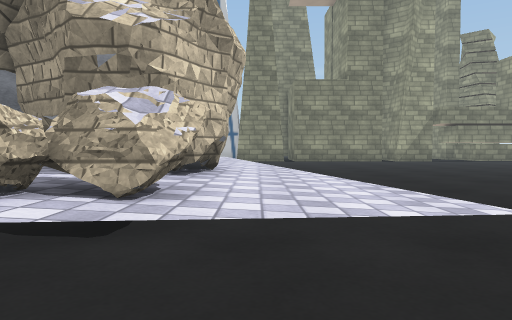
[1] (above)

24 first-person views from a walk through a 3-D level made in the Unity game engine. The camera is 0.72 m above the floor, tilts 2° down and sees 70° across. The floor is counted in squares, 1 m on a side. Each view is taken from the middle of a square. On the plan, view 1 faces up. The plan holds only what a view shows up to about 11 squares ahead; the rest is blank. The place goes on beyond the plan. Some surface patterns are stand-ins.

[2]
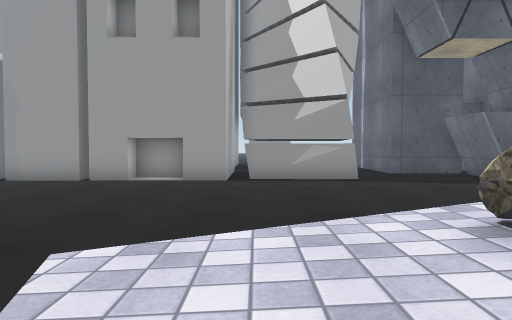

[3]
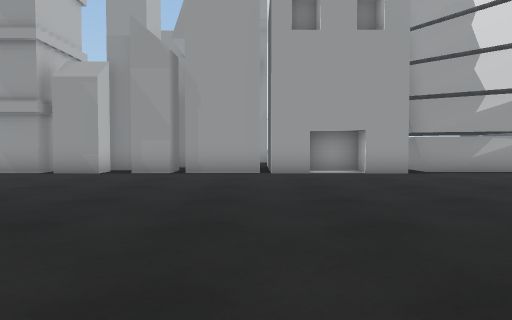

[4]
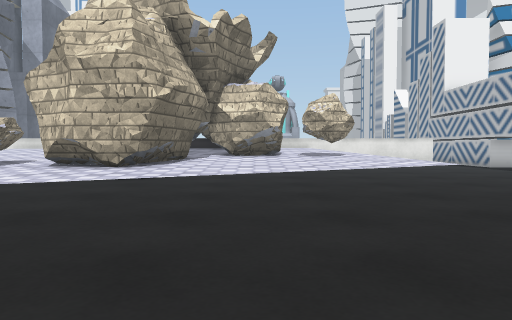

[5]
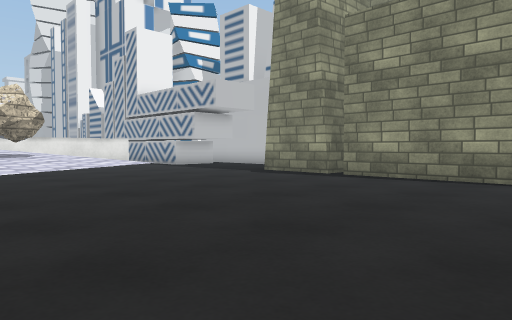

[6]
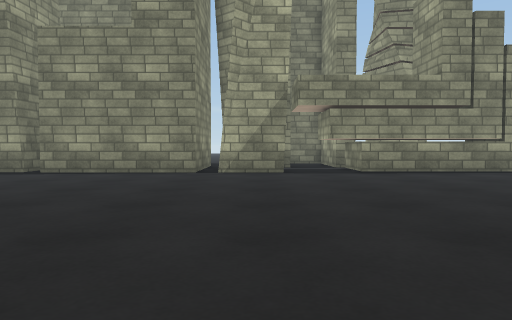

[7]
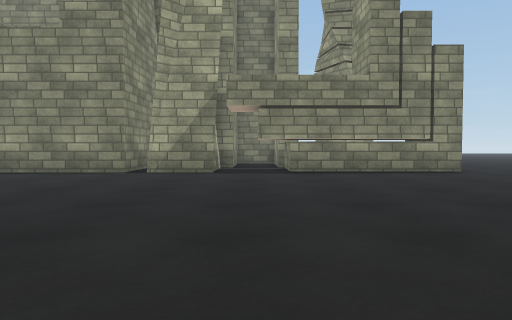

[8]
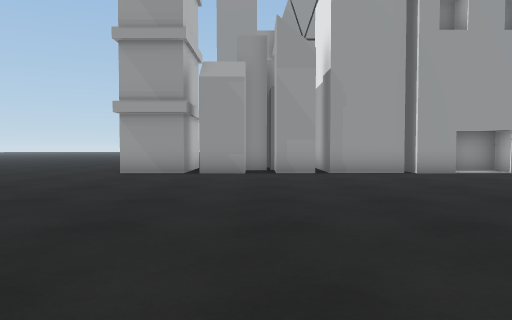

[9]
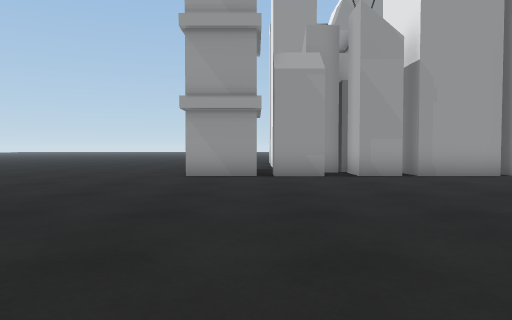

[10]
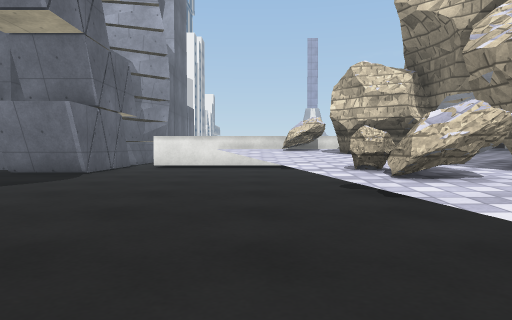

[11]
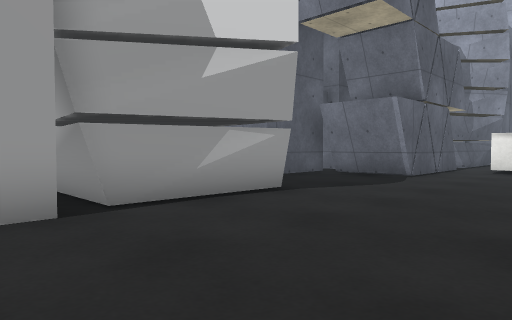

[12]
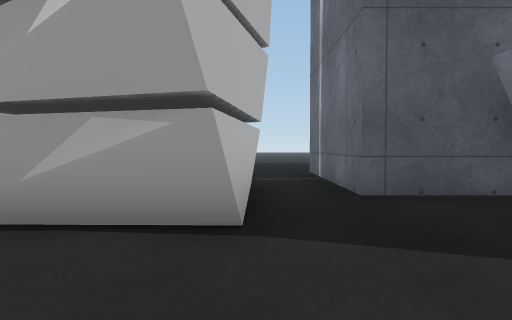

[13]
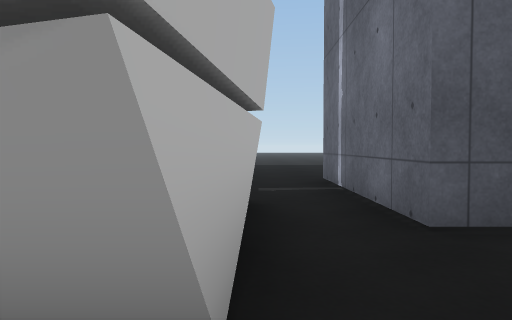

[14]
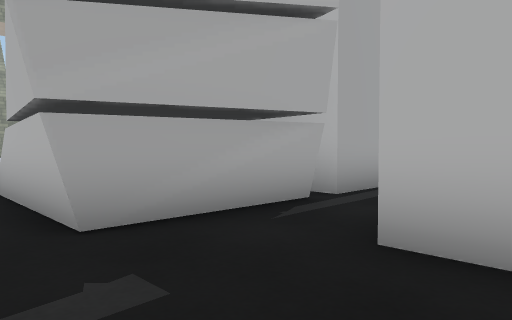

[15]
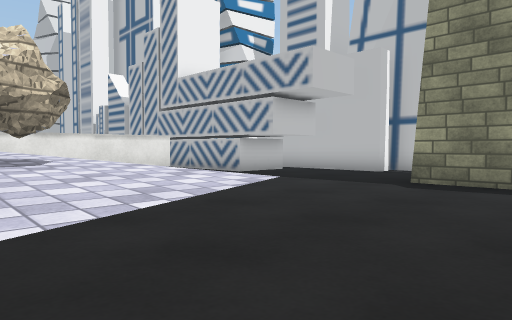

[16]
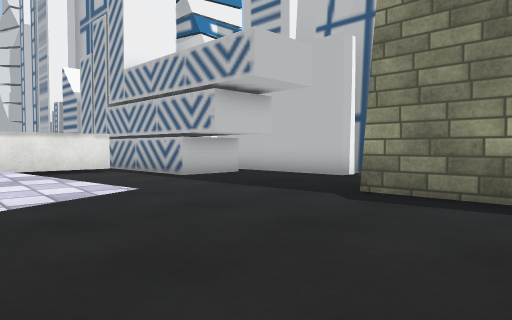

[17]
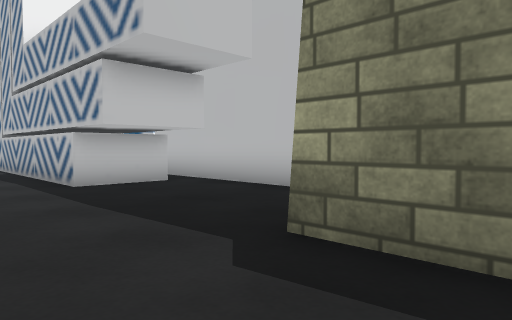

[18]
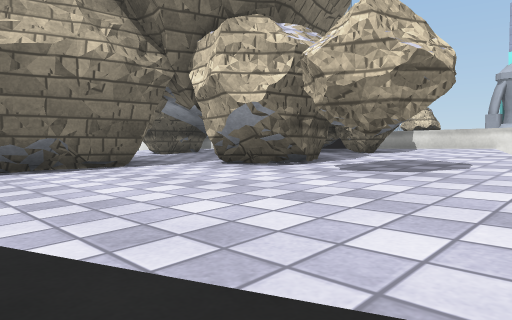

[19]
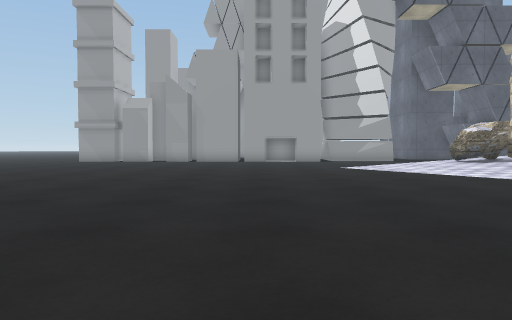

[20]
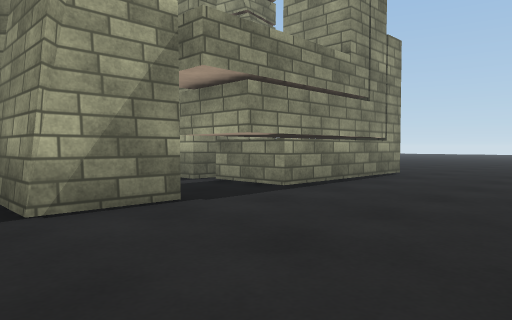

[21]
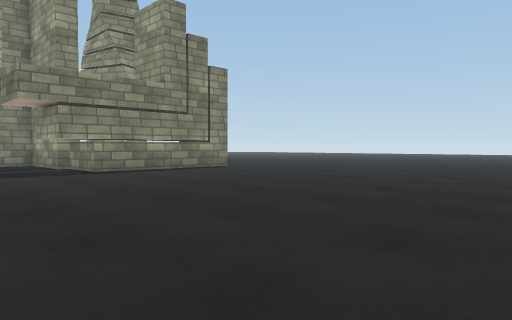

[22]
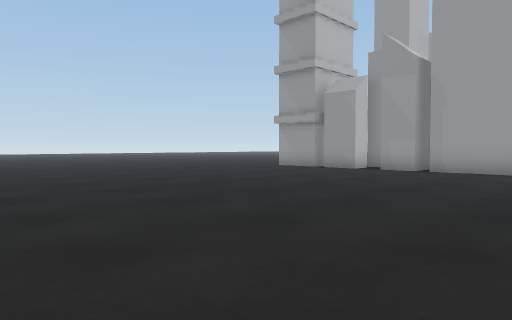

[23]
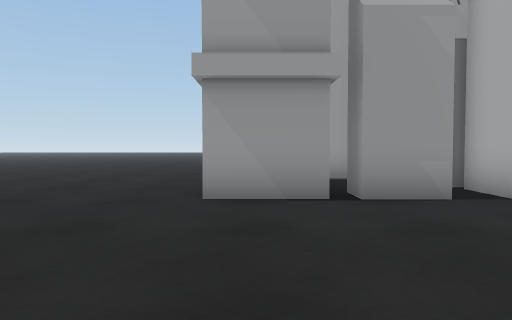

[24]
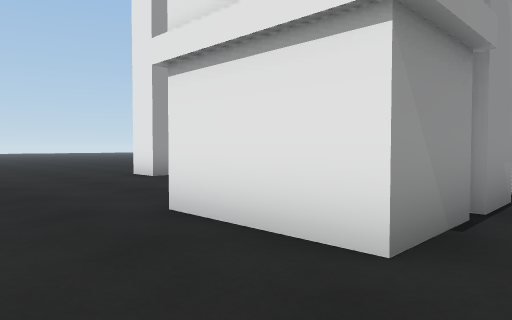

### Floor plan
Key: @ floor where view 1 was taken; # wall or solid block; x gap in a wall; . main floor; : floor 0.15 m higher than the main floor; + floor 0.2 m higher than the main floor; * floor 0.25 m higher than the main floor; % floor 0.3 m higher than the main floor; & floor 0.35 m higher than the main floor; $ floor 0.4 m higher than the main floor; / step, stairs or slope; = window, fence, low wall or low ledge; ^ raised ledge.
Columns run from 12 left of view 1 to 16 right of it. Each row starts with its distance up from view 1.
 22          #               ##
 21       ####.            #
 20       #....        #  ##   #
 19 #######....#############   ##
 18  ..................##.######.
 17    ^    .....................
 16    ^    .....................
 15    ^    .....................
 14    ^    .=&=.................
 13    ^   ##$&%.................
 12    ^   ##$&%.................
 11    ^^#^##$&%=................
 10    ###^##$&%*................
  9    ^##  #$&%*...............
  8    ^    ####*=.........
  7         ####*+.........
  6         ####*+...........
  5      ### ###*+/..............
  4      ###^ ##*+:..............
  3      ##^^###*//..............
  2      ## ^===................
  1      ## ....................
  0         ....@................
 -1         .....................
 -2    ^    .....................
 -3    ..........................
 -4    ####...###.##.#####.###...
 -5      ##...# ^x##### ##.###...
 -6      ####.#  ^#      ### #...
 -7      #  #.#^  #        . ....
 -8         #.###x#        # ....
 -9         #.....          .....
-10         #...#           .....
-11         #...#          #....

Where each view was taken, in squares from view 1:
view 1: 0 up, 0 right, facing up
view 2: 6 up, 1 right, facing down
view 3: 6 up, 6 right, facing down
view 4: 10 up, 7 right, facing left
view 5: 10 up, 7 right, facing up-left
view 6: 8 up, 8 right, facing up
view 7: 8 up, 10 right, facing up
view 8: 6 up, 10 right, facing down
view 9: 5 up, 12 right, facing down
view 10: 1 up, 4 right, facing left
view 11: 0 up, 3 right, facing down-left
view 12: 1 down, 2 left, facing down
view 13: 3 down, 2 left, facing down
view 14: 11 down, 3 left, facing up-right
view 15: 11 up, 2 right, facing up-left
view 16: 13 up, 2 right, facing up-left
view 17: 16 up, 1 right, facing up-left
view 18: 14 up, 0 right, facing down-left
view 19: 14 up, 5 right, facing down
view 20: 14 up, 6 right, facing up-right
view 21: 8 up, 7 right, facing up-right
view 22: 7 up, 4 right, facing down-right
view 23: 1 up, 13 right, facing down
view 24: 3 down, 16 right, facing down-left
